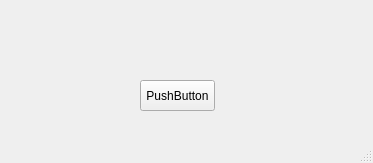
<?xml version="1.0" encoding="UTF-8"?>
<ui version="4.0">
 <class>MainWindow</class>
 <widget class="QMainWindow" name="MainWindow">
  <property name="geometry">
   <rect>
    <x>0</x>
    <y>0</y>
    <width>373</width>
    <height>163</height>
   </rect>
  </property>
  <property name="windowTitle">
   <string>MainWindow</string>
  </property>
  <widget class="QWidget" name="centralwidget">
   <widget class="QPushButton" name="pushButton">
    <property name="geometry">
     <rect>
      <x>140</x>
      <y>80</y>
      <width>75</width>
      <height>31</height>
     </rect>
    </property>
    <property name="text">
     <string>PushButton</string>
    </property>
   </widget>
   <widget class="QLabel" name="label">
    <property name="geometry">
     <rect>
      <x>170</x>
      <y>20</y>
      <width>47</width>
      <height>13</height>
     </rect>
    </property>
    <property name="text">
     <string/>
    </property>
   </widget>
   <widget class="QLabel" name="label_2">
    <property name="geometry">
     <rect>
      <x>40</x>
      <y>30</y>
      <width>281</width>
      <height>41</height>
     </rect>
    </property>
    <property name="text">
     <string/>
    </property>
   </widget>
  </widget>
  <widget class="QMenuBar" name="menubar">
   <property name="geometry">
    <rect>
     <x>0</x>
     <y>0</y>
     <width>373</width>
     <height>21</height>
    </rect>
   </property>
  </widget>
  <widget class="QStatusBar" name="statusbar"/>
 </widget>
 <resources/>
 <connections/>
</ui>
